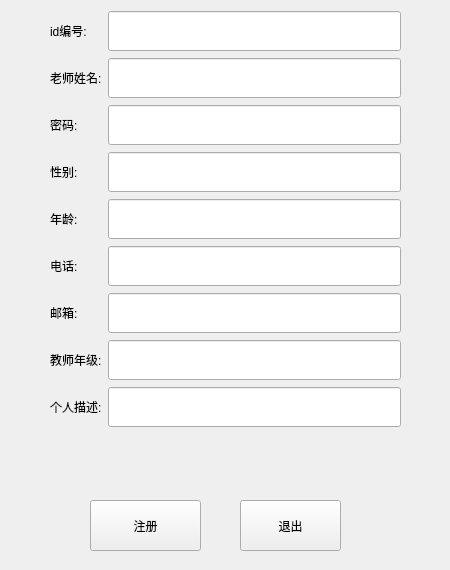
<?xml version="1.0" encoding="UTF-8"?>
<ui version="4.0">
 <class>RegisterTeacherWidget</class>
 <widget class="QWidget" name="RegisterTeacherWidget">
  <property name="geometry">
   <rect>
    <x>0</x>
    <y>0</y>
    <width>450</width>
    <height>570</height>
   </rect>
  </property>
  <property name="windowTitle">
   <string>Form</string>
  </property>
  <widget class="QWidget" name="gridLayoutWidget">
   <property name="geometry">
    <rect>
     <x>50</x>
     <y>10</y>
     <width>351</width>
     <height>421</height>
    </rect>
   </property>
   <layout class="QGridLayout" name="gridLayout">
    <item row="4" column="0">
     <widget class="QLabel" name="label_5">
      <property name="text">
       <string>年龄:</string>
      </property>
     </widget>
    </item>
    <item row="0" column="1">
     <widget class="QLineEdit" name="lineEdit_1">
      <property name="minimumSize">
       <size>
        <width>0</width>
        <height>40</height>
       </size>
      </property>
     </widget>
    </item>
    <item row="3" column="0">
     <widget class="QLabel" name="label_3">
      <property name="text">
       <string>性别:</string>
      </property>
     </widget>
    </item>
    <item row="6" column="0">
     <widget class="QLabel" name="label_7">
      <property name="text">
       <string>邮箱:</string>
      </property>
     </widget>
    </item>
    <item row="0" column="0">
     <widget class="QLabel" name="label">
      <property name="text">
       <string>id编号:</string>
      </property>
     </widget>
    </item>
    <item row="2" column="0">
     <widget class="QLabel" name="label_4">
      <property name="text">
       <string>密码:</string>
      </property>
     </widget>
    </item>
    <item row="1" column="0">
     <widget class="QLabel" name="label_2">
      <property name="text">
       <string>老师姓名:</string>
      </property>
     </widget>
    </item>
    <item row="5" column="0">
     <widget class="QLabel" name="label_6">
      <property name="text">
       <string>电话:</string>
      </property>
     </widget>
    </item>
    <item row="8" column="0">
     <widget class="QLabel" name="label_8">
      <property name="text">
       <string>个人描述:</string>
      </property>
     </widget>
    </item>
    <item row="1" column="1">
     <widget class="QLineEdit" name="lineEdit_2">
      <property name="minimumSize">
       <size>
        <width>0</width>
        <height>40</height>
       </size>
      </property>
     </widget>
    </item>
    <item row="2" column="1">
     <widget class="QLineEdit" name="lineEdit_3">
      <property name="minimumSize">
       <size>
        <width>0</width>
        <height>40</height>
       </size>
      </property>
     </widget>
    </item>
    <item row="3" column="1">
     <widget class="QLineEdit" name="lineEdit_4">
      <property name="minimumSize">
       <size>
        <width>0</width>
        <height>40</height>
       </size>
      </property>
     </widget>
    </item>
    <item row="4" column="1">
     <widget class="QLineEdit" name="lineEdit_5">
      <property name="minimumSize">
       <size>
        <width>0</width>
        <height>40</height>
       </size>
      </property>
     </widget>
    </item>
    <item row="5" column="1">
     <widget class="QLineEdit" name="lineEdit_6">
      <property name="minimumSize">
       <size>
        <width>0</width>
        <height>40</height>
       </size>
      </property>
     </widget>
    </item>
    <item row="6" column="1">
     <widget class="QLineEdit" name="lineEdit_7">
      <property name="minimumSize">
       <size>
        <width>0</width>
        <height>40</height>
       </size>
      </property>
     </widget>
    </item>
    <item row="8" column="1">
     <widget class="QLineEdit" name="lineEdit_9">
      <property name="minimumSize">
       <size>
        <width>0</width>
        <height>40</height>
       </size>
      </property>
     </widget>
    </item>
    <item row="7" column="1">
     <widget class="QLineEdit" name="lineEdit_8">
      <property name="minimumSize">
       <size>
        <width>0</width>
        <height>40</height>
       </size>
      </property>
     </widget>
    </item>
    <item row="7" column="0">
     <widget class="QLabel" name="label_9">
      <property name="text">
       <string>教师年级:</string>
      </property>
     </widget>
    </item>
   </layout>
  </widget>
  <widget class="QPushButton" name="btn_quit">
   <property name="geometry">
    <rect>
     <x>240</x>
     <y>500</y>
     <width>101</width>
     <height>51</height>
    </rect>
   </property>
   <property name="text">
    <string>退出</string>
   </property>
  </widget>
  <widget class="QPushButton" name="btn_resiger">
   <property name="geometry">
    <rect>
     <x>90</x>
     <y>500</y>
     <width>111</width>
     <height>51</height>
    </rect>
   </property>
   <property name="text">
    <string>注册</string>
   </property>
  </widget>
 </widget>
 <resources/>
 <connections/>
</ui>
